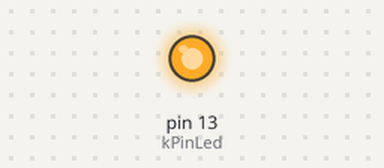
Recording of a sketch running on a simulated Arduino Uno, built with avr-gcc and run on an emulated ATmega328P. On the bench: output pins drawn as LEDs (lit = HIGH).

Above: at 0.1 s.
At 4.4 s:
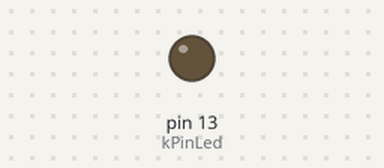
Timing chart, 0 to 6.5 s (numbered marks = the images above):
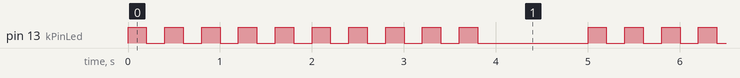

Measured:
- by itself, pin 13 (kPinLed): repeats every 5.0 s: 9 × (LOW 0.20 s, HIGH 0.20 s), LOW 1.2 s, HIGH 0.20 s
- by itself, everything shown: repeats every 5.0 s, in 20 steps

The sketch:

2_1_sketch.ino
```cpp
const int kPinLed = 13;

void setup() {
  pinMode(kPinLed, OUTPUT);
}

void loop() {
  for (int i = 0; i < 10; i++) {
    digitalWrite(kPinLed, HIGH);
    delay(200);
    digitalWrite(kPinLed, LOW);
    delay(200);
  }
  delay(1000); // 1 second
}
```
